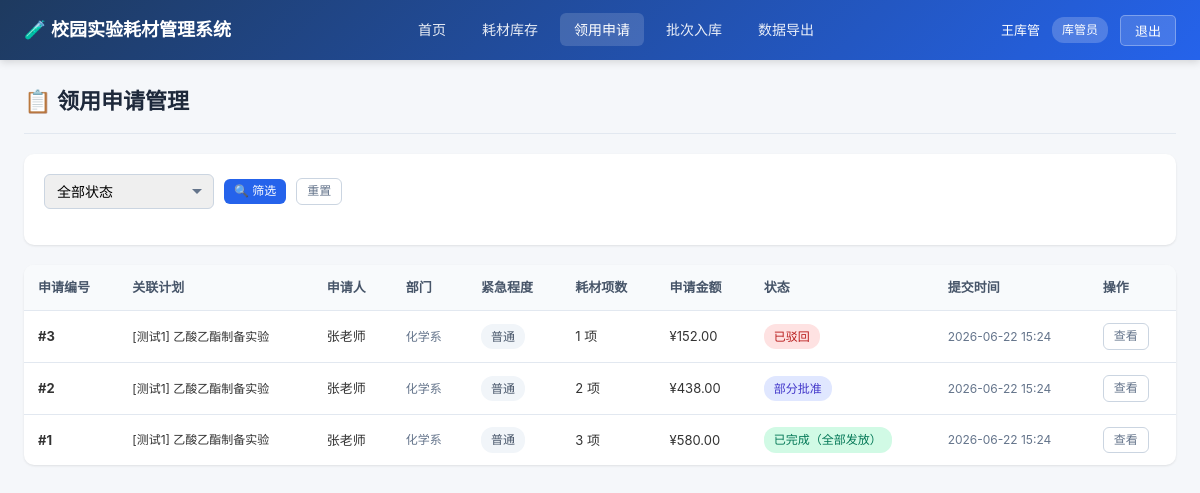
The app's page /requests (signed in), older data.
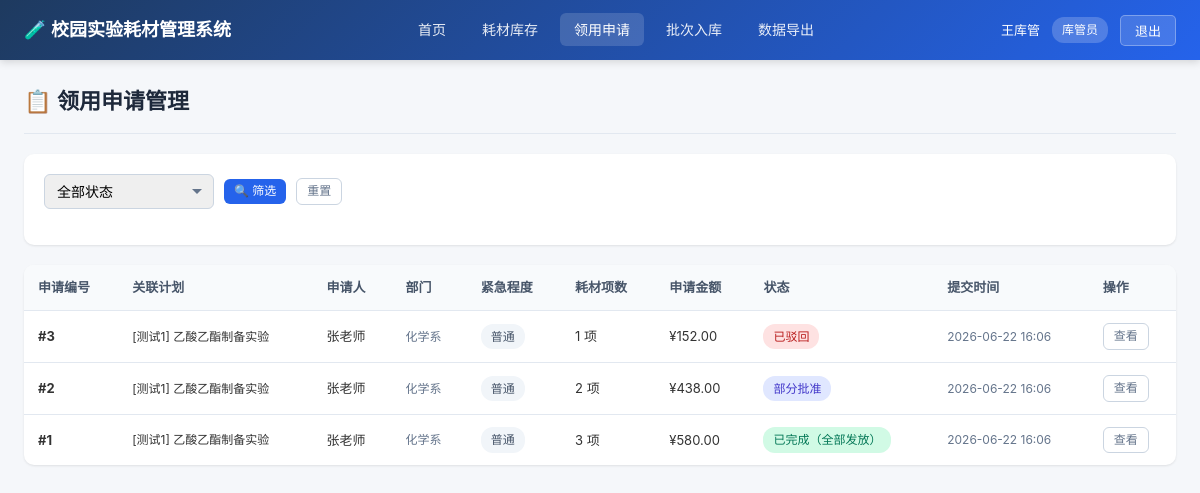
The same page, newer data.
### models.py (models this page shows)
class SupplyRequest(Base):
    __tablename__ = "supply_requests"
    id = Column(Integer, primary_key=True, index=True)
    plan_id = Column(Integer, ForeignKey("experiment_plans.id"), nullable=False)
    applicant_id = Column(Integer, ForeignKey("users.id"), nullable=False)
    status = Column(String(20), nullable=False, default="pending")
    urgency = Column(String(20), default="normal")  # normal, urgent, emergency
    total_amount = Column(Float, default=0.0)
    remark = Column(Text, default="")
    created_at = Column(DateTime, default=datetime.now)
    updated_at = Column(DateTime, default=datetime.now, onupdate=datetime.now)
    plan = relationship("ExperimentPlan", back_populates="requests")
    applicant = relationship("User", back_populates="submitted_requests")
    items = relationship("RequestItem", back_populates="request", cascade="all, delete-orphan")
    approvals = relationship("ApprovalRecord", back_populates="request", cascade="all, delete-orphan")
    issuances = relationship("SupplyIssuance", back_populates="request", cascade="all, delete-orphan")

class ExperimentPlan(Base):
    __tablename__ = "experiment_plans"
    id = Column(Integer, primary_key=True, index=True)
    title = Column(String(200), nullable=False)
    course_name = Column(String(200), default="")
    class_name = Column(String(100), default="")
    student_count = Column(Integer, default=0)
    plan_date = Column(Date, nullable=False)
    description = Column(Text, default="")
    creator_id = Column(Integer, ForeignKey("users.id"), nullable=False)
    created_at = Column(DateTime, default=datetime.now)
    creator = relationship("User", back_populates="created_plans")
    requests = relationship("SupplyRequest", back_populates="plan")

class User(Base):
    __tablename__ = "users"
    id = Column(Integer, primary_key=True, index=True)
    username = Column(String(50), unique=True, index=True, nullable=False)
    password = Column(String(100), nullable=False)
    full_name = Column(String(100), nullable=False)
    role = Column(String(20), nullable=False)  # teacher, keeper, director
    department = Column(String(100), default="")
    created_at = Column(DateTime, default=datetime.now)
    created_plans = relationship("ExperimentPlan", back_populates="creator")
    submitted_requests = relationship("SupplyRequest", back_populates="applicant")
    approvals = relationship("ApprovalRecord", back_populates="approver")

### main.py (the view)
@app.get("/requests", response_class=HTMLResponse)
async def request_list(
    request: Request,
    current_user: models.User = Depends(get_current_user),
    status: str = "",
    db: Session = Depends(get_db)
):
    query = db.query(models.SupplyRequest)
    if current_user.role == "teacher":
        query = query.filter(models.SupplyRequest.applicant_id == current_user.id)
    if status:
        query = query.filter(models.SupplyRequest.status == status)
    requests = query.order_by(models.SupplyRequest.created_at.desc()).all()
    can_approve_list = {}
    for r in requests:
        can_approve_list[r.id] = inv.can_approve(current_user, r)
    return templates.TemplateResponse("requests/list.html", {
        "request": request,
        "current_user": current_user,
        "requests": requests,
        "STATUS_MAP": STATUS_MAP,
        "URGENCY_MAP": URGENCY_MAP,
        "ROLE_MAP": ROLE_MAP,
        "can_approve_list": can_approve_list,
        "filter_status": status
    })

### templates/requests/list.html (shortened to what this page needs)
{% extends "base.html" %}
{% block content %}
<div class="page-header">
    <div class="page-title">📋 领用申请管理</div>
</div>
<div class="card">
    <div class="card-body">
        <form method="get" class="filter-bar">
            <div class="form-group">
                <select name="status" class="form-control">
                    <option value="">全部状态</option>
                </select>
            </div>
            <button type="submit" class="btn btn-primary btn-sm">🔍 筛选</button>
            <a href="/requests" class="btn btn-outline btn-sm">重置</a>
        </form>
    </div>
</div>
<div class="card">
    <div class="table-responsive">
        <table>
            <thead>
                <tr>
                    <th>申请编号</th>
                    <th>关联计划</th>
                    <th>申请人</th>
                    <th>部门</th>
                    <th>紧急程度</th>
                    <th>耗材项数</th>
                    <th>申请金额</th>
                    <th>状态</th>
                    <th>提交时间</th>
                    <th>操作</th>
                </tr>
            </thead>
            <tbody>
                {% for r in requests %}
                <tr>
                    <td><strong>#{{ r.id }}</strong></td>
                    <td class="text-sm">{{ r.plan.title if r.plan else '-' }}</td>
                    <td>{{ r.applicant.full_name }}</td>
                    <td class="text-muted text-sm">{{ r.applicant.department }}</td>
                    <td>
                        {% if r.urgency == 'emergency' %}
                        <span class="badge badge-danger">🚨 紧急</span>
                        {% elif r.urgency == 'urgent' %}
                        <span class="badge badge-warning">⚡ 加急</span>
                        {% else %}
                        <span class="badge badge-default">普通</span>
                        {% endif %}
                    </td>
                    <td>{{ r.items|length }} 项</td>
                    <td>¥{{ "%.2f"|format(r.total_amount) }}</td>
                    <td>
                        {% set cls = 'badge-pending' if r.status == 'pending' else ('badge-approved' if r.status == 'approved' else ('badge-partial' if r.status == 'partially_approved' else ('badge-rejected' if r.status == 'rejected' else 'badge-completed'))) %}
                        <span class="badge {{ cls }}">{{ STATUS_MAP.get(r.status, r.status) }}</span>
                    </td>
                    <td class="text-sm text-muted">{{ r.created_at.strftime('%Y-%m-%d %H:%M') }}</td>
                    <td>
                        <div class="btn-group">
                            <a href="/requests/{{ r.id }}" class="btn btn-outline btn-sm">查看</a>
                        </div>
                    </td>
                </tr>
                {% endfor %}
            </tbody>
        </table>
    </div>
</div>
{% endblock %}

Row changes from the older to the newer data that the page shows:
changed SupplyRequest "已驳回": created_at "2026-06-22 15:24" → "2026-06-22 16:06"
changed SupplyRequest "部分批准": created_at "2026-06-22 15:24" → "2026-06-22 16:06"
changed SupplyRequest "已完成（全部发放）": created_at "2026-06-22 15:24" → "2026-06-22 16:06"
